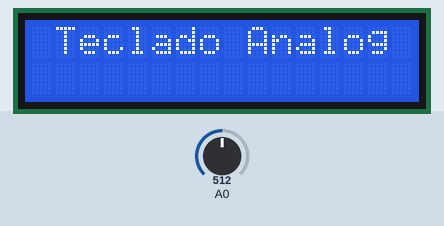
The sketch below on a simulated Arduino Uno, built with avr-gcc and run on an emulated ATmega328P. Parts: 16×2 character LCD. Inputs (shaded band) come from the test bench; at power-on: A0 = 512.

Above: at 1.2 s.
1.3 s: A0 set to 534
2.8 s: A0 set to 568
At 3.9 s:
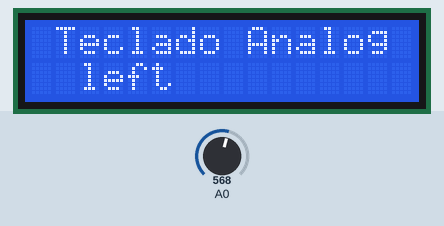
Timing chart, 0 to 5.8 s (numbered marks = the images above; inputs shaded):
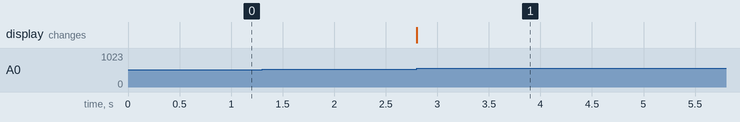

The sketch:

arduino076_WR_source.ino
```cpp
/*
   Curso de Arduino e AVR WR Kits Channel

   Aula 76 - Teclado Analógico do LCD Keypad Shield


   Autor: Eng. Wagner Rambo  Data: Julho de 2016

   www.wrkits.com.br | facebook.com/wrkits | youtube.com/user/canalwrkits

*/

// --- Bibliotecas Auxiliares ---
#include <LiquidCrystal.h>                              //Biblioteca para o display LCD

// --- Mapeamento de Hardware ---


// --- Protótipo das Funções Auxiliares ---
void keyboardRead();


// --- Variáveis Globais ---
int adc_value = 0x00;                       //armazena o valor digital do conversor AD

boolean right  = 0x00, butt01 = 0x00,
        up     = 0x00, butt02 = 0x00,
        down   = 0x00, butt03 = 0x00,
        left   = 0x00, butt04 = 0x00,
        select = 0x00, butt05 = 0x00;


// --- Hardware do LCD ---
LiquidCrystal disp(8,  //RS no digital 8
                   9,  //EN no digital 9
                   4,  //D4 no digital 4
                   5,  //D5 no digital 5
                   6,  //D6 no digital 6
                   7); //D7 no digital 7


void setup()
{
     disp.begin(16,2);                                    //Inicializa LCD 16 x 2
     disp.setCursor(1,0);                                 //Posiciona cursor na coluna 2, linha 1
     disp.print("Teclado Analog");                        //Imprime mensagem

} //end setup

void loop()
{
  keyboardRead();

    if(right == 0x01)                              //tecla right pressionada?
    {                                              //sim...
      right = 0x00;                                //limpa flag da tecla
      disp.setCursor(0,1);                         //Posiciona cursor na coluna 1, linha 2
      disp.print("  right         ");              //Imprime mensagem

    } //end if right

    if(up == 0x01)                                 //tecla up pressionada?
    {                                              //sim...
      up = 0x00;                                   //limpa flag da tecla
      disp.setCursor(0,1);                         //Posiciona cursor na coluna 1, linha 2
      disp.print("  up            ");              //Imprime mensagem

    } //end if up

    if(down == 0x01)                               //tecla down pressionada?
    {                                              //sim...
      down = 0x00;                                 //limpa flag da tecla
      disp.setCursor(0,1);                         //Posiciona cursor na coluna 1, linha 2
      disp.print("  down          ");              //Imprime mensagem

    } //end if down

    if(left == 0x01)                               //tecla left pressionada?
    {                                              //sim...
      left = 0x00;                                 //limpa flag da tecla
      disp.setCursor(0,1);                         //Posiciona cursor na coluna 1, linha 2
      disp.print("  left          ");              //Imprime mensagem

    } //end if left
    if(select == 0x01){
      disp.setCursor(0,1);
      disp.print("  select       ");
      }

    } //end loop


/*************************************************************************

      FUNÇÃO PARA LEITURA DO TECLADO ANALÓGICO

Leu-se as respectivas tensões geradas na saída do teclado, para cada botão
obtendo-se a seguinte tabela:


      VALORES AD REPRESENTADOS PELAS TECLAS:

       num |  Nome   | Tensão (V) | Digital
      --------------------------------------
       01  |  right  |  0,0000    |    0
       02  |  up     |  0,7083    |  145
       03  |  down   |  1,6102    |  330
       04  |  left   |  2,4683    |  505
       05  |  select |  3,6205    |  741
      --------------------------------------

Os valores da última coluna (Digital) são pertinentes à resolução ADC de 10 bits

 Tensão Máxima    = 5V
 Valor Máximo ADC = 1024

 Constante de Conversão = 1024/5 = 204,8

 Multiplicou-se os valores da coluna Tensão (V) pela constante de conversão
 e arredondou-se para o inteiro mais próximo, obtendo-se assim os limites
 de cada uma das 15 teclas.

*************************************************************************/
void keyboardRead()
{
     adc_value = analogRead(A0);                       //Variável para leitura recebe valor AD de A0

     // --- Testa se os botões foram pressionados ---
     // Se foi pressionado, seta a respectiva flag
     if      (adc_value <  50)                    butt01 = 0x01;
     else if (adc_value > 103 && adc_value < 200) butt02 = 0x01;
     else if (adc_value > 250 && adc_value < 380) butt03 = 0x01;
     else if (adc_value > 450 && adc_value < 550) butt04 = 0x01;
     else if (adc_value > 700 && adc_value < 770) butt05 = 0x01;


     // --- Testa se os botões foram liberados ---
     //
     if (adc_value > 50 && butt01)             //Botão right solto e flag butt01 setada?
     {                                         //Sim...
         butt01 = 0x00;                        //Limpa flag butt01
         right  = 0x01;                        //Seta flag right

     } //end right
     if (adc_value > 200 && butt02)            //Botão up solto e flag butt02 setada?
     {                                         //Sim...
         butt02 = 0x00;                        //Limpa flag butt02
         up     = 0x01;                        //Seta flag up

     } //end up
     if (adc_value > 380 && butt03)            //Botão down solto e flag butt03 setada?
     {                                         //Sim...
         butt03 = 0x00;                        //Limpa flag butt03
         down   = 0x01;                        //Seta flag down

     } //end down
     if (adc_value > 550 && butt04)            //Botão left solto e flag butt04 setada?
     {                                         //Sim...
         butt04 = 0x00;                        //Limpa flag butt04
         left   = 0x01;                        //Seta flag left

     } //end left
     if (adc_value > 770 && butt05)             //Botão right solto e flag butt01 setada?
     {                                         //Sim...
         butt05 = 0x00;                        //Limpa flag butt01
         select  = 0x01;
     }
     } //end keyboardRead
```

Measured:
- the behaviour switches between 550 and 551 on A0 (found by bisection; images 0 and 1)
- after the input at 1.3 s, every drawn part: stays the same
- after the input at 2.8 s, the display: changes at once (image 1)
